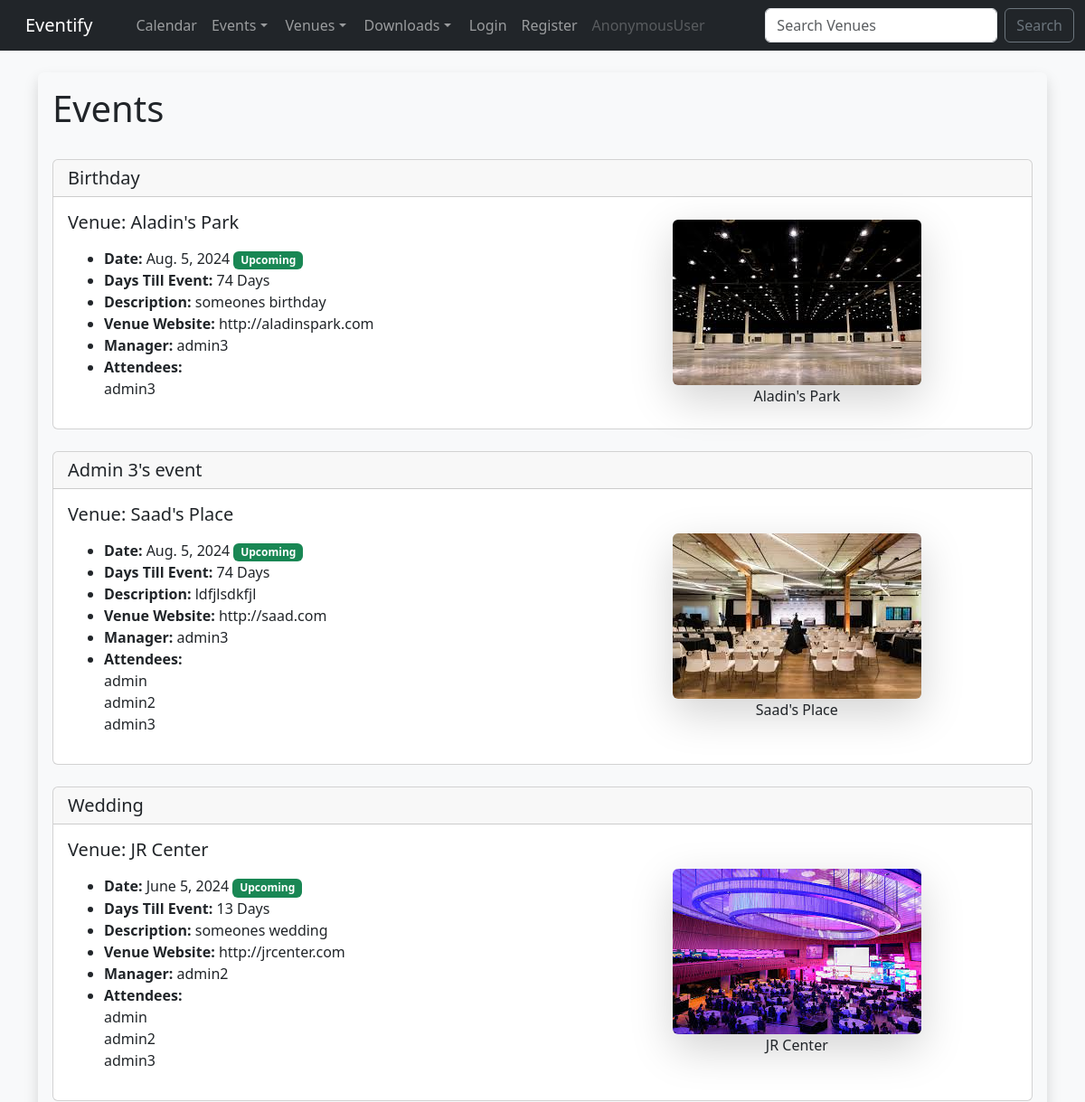
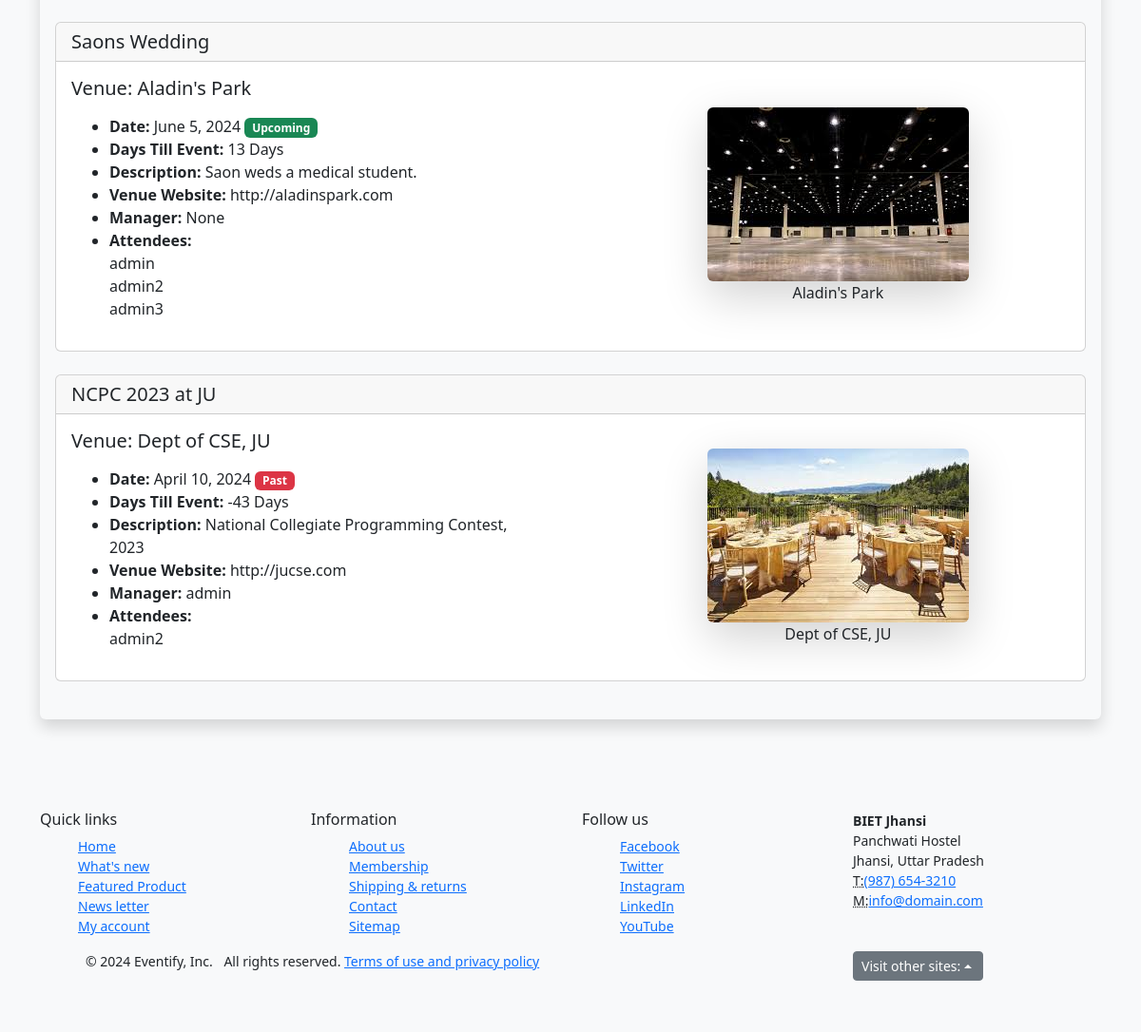
Screenshot of /events/ with the database file from the repository (2 pictures, top to bottom).
### events/models.py (models this page shows)
class Event(models.Model):
    name = models.CharField('Event Name', max_length=120)
    event_date = models.DateTimeField('Event Date')
    venue = models.ForeignKey(Venue, blank=True, null=True, on_delete=models.CASCADE)
    manager = models.ForeignKey(User, blank=True, null=True, on_delete=models.SET_NULL)
    description = models.TextField(blank=True)
    attendees = models.ManyToManyField(User, blank=True, related_name='event_attendees')
    approved = models.BooleanField('Approved', default=False)
    def __str__(self):
        return self.name
    @property
    def DaysToEvent(self):
        from datetime import date
        event_date = self.event_date.date()
        current_date = date.today()
        days_to_event = (event_date - current_date).days
        return days_to_event
    @property
    def IsPastEvent(self):
        from datetime import date
        event_date = self.event_date.date()
        current_date = date.today()
        if event_date > current_date:
            return "Upcoming"
        else:
            return "Past"

class Venue(models.Model):
    name = models.CharField('Venue Name', max_length=120)
    address = models.CharField(max_length=300)
    zip_code = models.CharField('Zip/Postal Code', max_length=12)
    phone = models.CharField('Contact Phone', max_length=20, blank=True)
    web = models.URLField('Website Address', blank=True)
    email_address = models.EmailField('Email Address', blank=True)
    owner = models.IntegerField('Venue Owner', blank=False, null=True, default=1)
    venue_image = models.ImageField(upload_to='images/', blank=True, null=True)
    def __str__(self):
        return self.name

### events/views.py (the view)
# urls.py: path('events/', views.all_events, name='list-events'),
def all_events(request):
    event_list = Event.objects.all().order_by('-event_date') #if we want random order we can use .order_by('?')
    return render(request, 'events/event_list.html', {'event_list': event_list})

### events/templates/events/event_list.html (shortened to what this page needs)
{% extends "events/base.html" %}
{% block content %}
<div class="shadow p-3 mb-5 bg-body-tertiary rounded">
    <h1>Events</h1>
    <br>
    {% for event in event_list %}
        {% if event.approved %}
        <div class="card">
            <h5 class="card-header">{{ event }}</h5>
        <div style="display: flex;">
            <div class="card-body" style="width: 48%;">
            <h5 class="card-title">Venue: {{ event.venue }}</h5>
            <p class="card-text">
                <ul>
                    <li>
                        <strong>Date: </strong>{{ event.event_date.date }}
                        {% if event.IsPastEvent == 'Upcoming' %}
                        <span class="badge text-bg-success">{{ event.IsPastEvent }}</span>
                        {% else %}
                        <span class="badge text-bg-danger">{{ event.IsPastEvent }}</span>
                        {% endif %}
                    </li>
                    <li><strong>Days Till Event: </strong>{{ event.DaysToEvent }} Days</li>
                    <li><strong>Description: </strong>{{ event.description }}</li>
                    <li><strong>Venue Website: </strong>{{ event.venue.web }}</li>
                    <li><strong>Manager: </strong>{{ event.manager }}</li>
                    <li>
                        <strong>Attendees: </strong> <br>
                        {% for user in event.attendees.all %}
                        {{ user }} <br>
                        {% endfor %}
                    </li>
                </ul>
            </p>
            </div>
            <div style="width: 48%; text-align: center; margin: auto 0 auto 0">
                {% if event.venue.venue_image %}
                        <img src="{{ event.venue.venue_image.url }}" alt="Venue Image" class="img-fluid rounded shadow-lg">
                        <br>
                        {{ event.venue }}
                    {% endif %}
            </div>
        </div>
        </div>
        <br>
        {% endif %}
    {% endfor %}
</div>
{% endblock %}

### events/templates/events/base.html (shortened to what this page needs)
<!DOCTYPE html>
<html lang="en">
<head>
    <link rel="stylesheet" href="https://cdn.jsdelivr.net/npm/bootstrap@5.3.3/dist/css/bootstrap.rtl.min.css">
    <link rel="stylesheet" type="text/css" href="https://cdnjs.cloudflare.com/ajax/libs/font-awesome/5.15.1/css/all.min.css">
</head>
<body>
    {% include "events/navbar.html" %}
    <br>
    <div class="container">
        {% block content %}
        {% endblock %}
    </div>
    <footer class="small bg-light">
        <div class="container py-3 py-sm-5">
          <div class="row">
            <div class="col-12 col-sm-6 col-md-3">
              <h6>Quick links</h6>
              <ul class="list-unstyled">
                <li><a href="#">Home</a></li>
                <li><a href="#">What's new</a></li>
                <li><a href="#">Featured Product</a></li>
                <li><a href="#">News letter</a></li>
                <li><a href="#">My account</a></li>
              </ul>
            </div>
            <div class="col-12 col-sm-6 col-md-3">
              <h6>Information</h6>
              <ul class="list-unstyled">
                <li><a href="#">About us</a></li>
                <li><a href="#">Membership</a></li>
                <li><a href="#">Shipping &amp; returns</a></li>
                <li><a href="#">Contact</a></li>
                <li><a href="#">Sitemap</a></li>
              </ul>
            </div>
            <div class="col-12 col-sm-6 col-md-3">
              <h6>Follow us</h6>
              <ul class="list-unstyled">
                <li><a href="">Facebook</a></li>
                <li><a href="#">Twitter</a></li>
                <li><a href="#">Instagram</a></li>
                <li><a href="#">LinkedIn</a></li>
                <li><a href="#">YouTube</a></li>
              </ul>
            </div>
            <div class="col-12 col-sm-6 col-md-3">
              <address>
                <strong>BIET Jhansi</strong><br />
                Panchwati Hostel<br />
                Jhansi, Uttar Pradesh<br />
                <abbr title="Telephone">T:</abbr
                ><a href="tel:+919876543210">(987) 654-3210</a><br />
                <abbr title="Mail">M:</abbr
                ><a href="mailto:info@domain.com">info@domain.com</a>
              </address>
            </div>
          </div>
          <div class="row">
            <div class="col-12 col-sm-6 col-md-9">
              <ul class="list-inline">
                <li class="list-inline-item">&copy; 2024 Eventify, Inc.</li>
                <li class="list-inline-item">All rights reserved.</li>
                <li class="list-inline-item">
                  <a href="#">Terms of use and privacy policy</a>
                </li>
              </ul>
            </div>
            <div class="col-12 col-sm-6 col-md-3">
              <div class="dropdown dropup p-0">
                <button
                  type="button"
                  class="btn btn-secondary btn-sm dropdown-toggle"
                  id="dropdownMenuButton"
                  data-toggle="dropdown"
                  aria-haspopup="true"
                  aria-expanded="false"
                >
                  Visit other sites:
                </button>
              </div>
            </div>
          </div>
        </div>
      </footer>
</body>
</html>

### events/templates/events/navbar.html (shortened to what this page needs)
<nav class="navbar navbar-expand-lg navbar-dark bg-dark">
    <div class="container-fluid">
      <a class="navbar-brand" href="{% url 'home' %}">Eventify</a>
      <div class="collapse navbar-collapse" id="navbarSupportedContent">
        <ul class="navbar-nav mb-2 mb-lg-0">
          <li class="nav-item">
            <a class="nav-link" href="{% url 'home' 2024 'August' %}">Calendar</a>
          </li>
          <li class="nav-item dropdown">
            <a class="nav-link dropdown-toggle" href="#" role="button" data-bs-toggle="dropdown" aria-expanded="false">
              Events
            </a>
          </li>
          <li class="nav-item dropdown">
            <a class="nav-link dropdown-toggle" href="#" role="button" data-bs-toggle="dropdown" aria-expanded="false">
              Venues
            </a>
          </li>
          <li class="nav-item dropdown">
            <a class="nav-link dropdown-toggle" href="#" role="button" data-bs-toggle="dropdown" aria-expanded="false">
              Downloads
            </a>
          </li>
          {% if user.is_authenticated %}
          <li class="nav-item">
            <a class="nav-link" href="{% url 'logout' %}">Logout</a>
          </li>
          {% else %}
          <li class="nav-item">
            <a class="nav-link" href="{% url 'login' %}">Login</a>
          </li>
          <li class="nav-item">
            <a class="nav-link" href="{% url 'register' %}">Register</a>
          </li>
          {% endif %}
          <li class="nav-item">
            <a class="nav-link disabled" href="#">{{ user }}</a>
          </li>
        </ul>
        <form class="d-flex me-auto" role="search" method=POST action="{% url 'search-venues' %}">
          <input class="form-control me-2" type="search" placeholder="Search Venues" aria-label="Search" name="searched">
          <button class="btn btn-outline-secondary me-2" type="submit">Search</button>
        </form>
      </div>
    </div>
</nav>

### events/templates/events/base.html (style rules this page uses)
body { background-color: #f8f9fa; }

### rows the page displays
Event: name "Birthday", venue "Aladin's Park", event_date "Aug. 5, 2024", IsPastEvent "Upcoming", DaysToEvent "74", description "someones birthday", venue.web "http://aladinspark.com", manager "admin3", venue.venue_image (picture)
Event: name "Admin 3's event", venue "Saad's Place", event_date "Aug. 5, 2024", IsPastEvent "Upcoming", DaysToEvent "74", description "ldfjlsdkfjl", venue.web "http://saad.com", manager "admin3", venue.venue_image (picture)
Event: name "Wedding", venue "JR Center", event_date "June 5, 2024", IsPastEvent "Upcoming", DaysToEvent "13", description "someones wedding", venue.web "http://jrcenter.com", manager "admin2", venue.venue_image (picture)
Event: name "Saons Wedding", venue "Aladin's Park", event_date "June 5, 2024", IsPastEvent "Upcoming", DaysToEvent "13", description "Saon weds a medical student.", venue.web "http://aladinspark.com", manager "None", venue.venue_image (picture)
Event: name "NCPC 2023 at JU", venue "Dept of CSE, JU", event_date "April 10, 2024", IsPastEvent "Past", DaysToEvent "-43", description "National Collegiate Programming Contest, 2023", venue.web "http://jucse.com", manager "admin", venue.venue_image (picture)

### other values shown
{{ user }} "AnonymousUser"
{{ user }} "admin3"
{{ user }} "admin"
{{ user }} "admin2"
